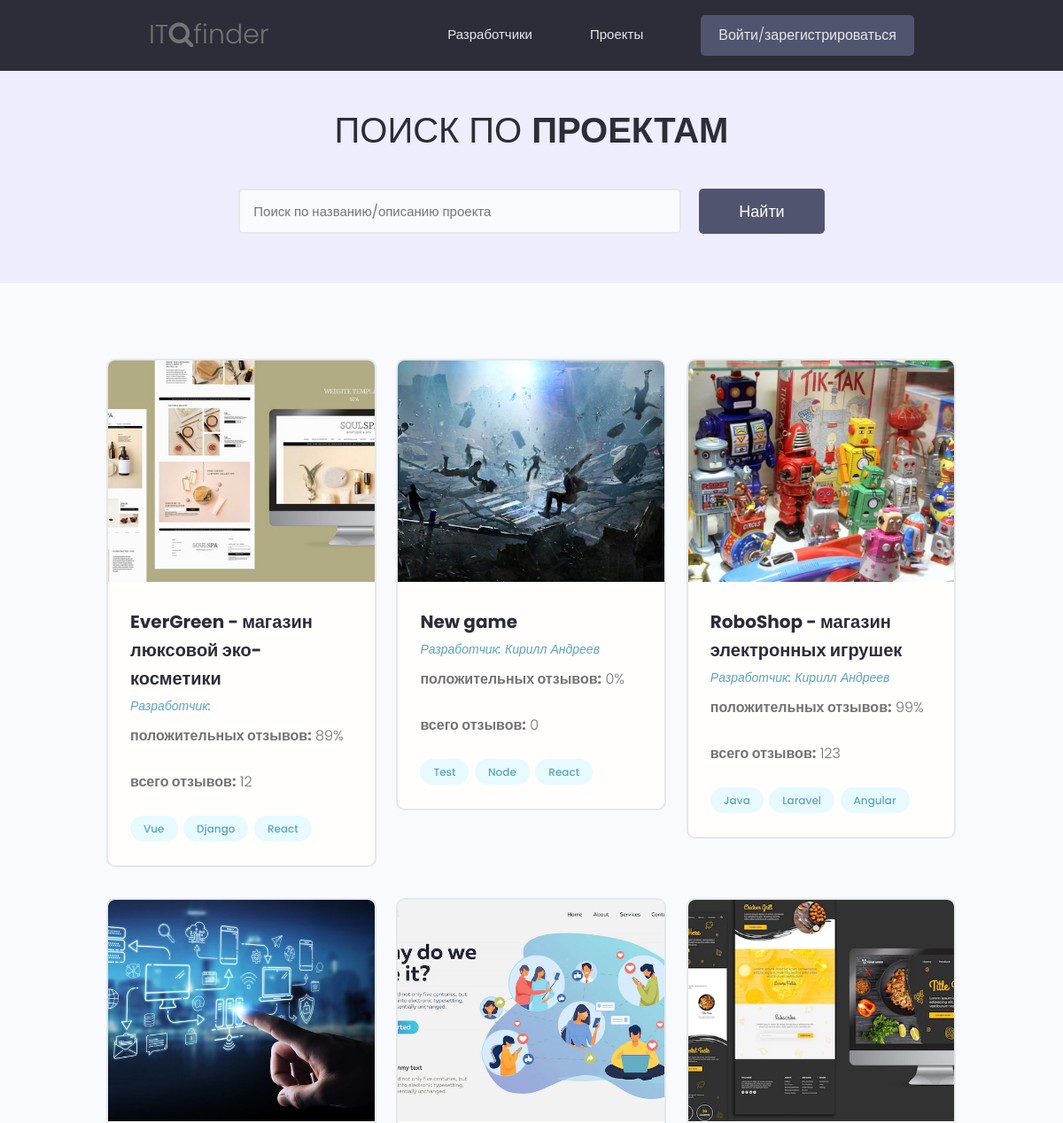
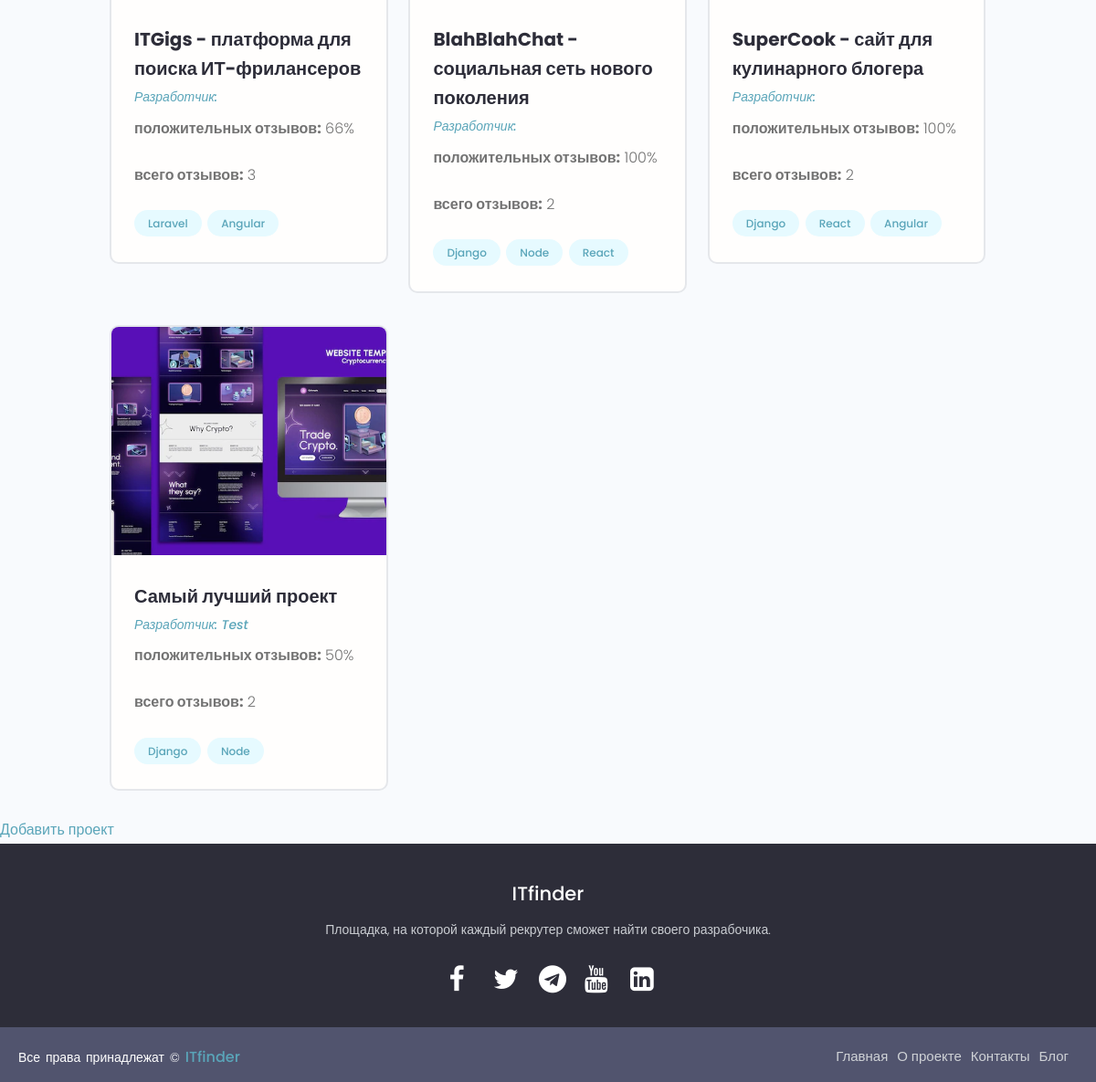
/projects/, run on the app's committed database (2 pictures, top to bottom).
### projects/models.py (models this page shows, shortened)
class Project(models.Model):
    title = models.CharField(max_length=100)
    owner = models.ForeignKey(Profile, null=True, blank=True, on_delete=models.CASCADE)
    slug = models.SlugField()
    image = models.ImageField(null=True, blank=True, default="project_images/default.jpg", upload_to='project_images')
    description = models.TextField(null=True, blank=True)
    tags = models.ManyToManyField(Tag, blank=True)
    total_votes = models.IntegerField(default=0, null=True, blank=True)
    votes_ratio = models.IntegerField(default=0, null=True, blank=True)
    demo_link = models.CharField(max_length=500, null=True, blank=True)
    source_link = models.CharField(max_length=500, null=True, blank=True)
    created = models.DateTimeField(auto_now_add=True)
    id = models.UUIDField(default=uuid.uuid4, unique=True, primary_key=True, editable=False)

class Tag(models.Model):
    name = models.CharField(max_length=100)
    slug = models.SlugField()
    created = models.DateTimeField(auto_now_add=True)
    id = models.UUIDField(default=uuid.uuid4, unique=True, primary_key=True, editable=False)
    def __str__(self):
        return self.name

### users/models.py (models this page shows, shortened)
class Profile(models.Model):
    user = models.OneToOneField(
        User, on_delete=models.CASCADE, null=True, blank=True)
    name = models.CharField(max_length=50, blank=True, null=True)
    email = models.EmailField(max_length=50, blank=True, null=True)
    username = models.CharField(max_length=50, blank=True, null=True)
    city = models.CharField(max_length=50, blank=True, null=True)
    intro = models.CharField(max_length=200, blank=True, null=True)
    bio = models.TextField(blank=True, null=True)
    image = models.ImageField(
        null=True, blank=True, upload_to='profile_images', default="profile_images/default.jpg")
    skills = models.ManyToManyField(Skill, blank=True)
    github = models.CharField(max_length=100, blank=True, null=True)
    twitter = models.CharField(max_length=100, blank=True, null=True)
    linkedin = models.CharField(max_length=100, blank=True, null=True)
    youtube = models.CharField(max_length=100, blank=True, null=True)
    website = models.CharField(max_length=100, blank=True, null=True)
    created = models.DateTimeField(auto_now_add=True)
    id = models.UUIDField(default=uuid.uuid4, unique=True,
                          primary_key=True, editable=False)
    class Meta:
        ordering = ['created']

### projects/views.py (the view)
# urls.py: path('projects/', include('projects.urls')),
def projects(request):
	projects, search_query = searchProjects(request)
	custom_range, projects = paginateProjects(request, projects, 10)
	context = {'projects': projects, }
	return render(request, 'projects/projects.html', context)

### projects/utils.py (called while the page is built)
def paginateProjects(request, projects, results):
    page = request.GET.get('page')
    paginator = Paginator(projects, results)
    try:
        projects = paginator.page(page)
    except PageNotAnInteger:
        page = 1
        projects = paginator.page(page)
    except EmptyPage:
        page = paginator.num_pages
        projects = paginator.page(page)
    leftIndex = (int(page) - 4)
    if leftIndex < 1:
        leftIndex = 1
    rightIndex = (int(page) + 5)
    if rightIndex > paginator.num_pages:
        rightIndex = paginator.num_pages + 1
    custom_range = range(leftIndex, rightIndex)
    return custom_range, projects

def searchProjects(request):
    search_query = ''
    if request.GET.get('search_query'):
        search_query = request.GET.get('search_query')
    tags = Tag.objects.filter(name__icontains=search_query)
    projects = Project.objects.distinct().filter(
        Q(title__icontains=search_query) |
        Q(description__icontains=search_query) |
        Q(owner__name__icontains=search_query) |
        Q(tags__in=tags)
    )
    return projects, search_query

### projects/templates/projects/projects.html (shortened to what this page needs)
{% extends 'base.html' %}
{% block content %}
<main class="projects">
    <section class="hero-section text-center">
        <div class="container container--narrow">
            <div class="hero-section__box">
                <h2>Поиск по <span>проектам</span></h2>
            </div>
            <div class="hero-section__search">
                <form id='searchForm' class="form" action="{% url 'projects' %}" method="get">
                    <div class="form__field">
                        <input class="input input--text" id="formInput#search" type="text" name="search_query"
                            placeholder="Поиск по названию/описанию проекта" value="{{ search_query }}" />
                    </div>
                    <input class="btn btn--sub btn--lg" type="submit" value="Найти" />
                </form>
            </div>
        </div>
    </section>
    <section class="projectsList">
        <div class="container">
            <div class="grid grid--three">
                {% for project in projects %}
                <div class="column">
                    <div class="card project">
                        <a href="{% url 'project' project.slug %}" class="project">
                            {%  if project.image %}
                            <img class="project__thumbnail" src="{{ project.image.url }}" alt="project thumbnail" />
                            {%  endif %}
                            <div class="card__body">
                                <h3 class="project__title">{{ project.title }}</h3>
                                <p><a class="project__author" href="#">Разработчик:
                                        {{ project.owner.name }}</a>
                                </p>
                                <p class="project--rating">
                                    <span style="font-weight: bold;">положительных отзывов:</span>  {{ project.votes_ratio }}%
                                </p>
                                 <p class="project--rating">
                                    <span style="font-weight: bold;">всего отзывов:</span> {{ project.total_votes }}
                                </p>
                                <div class="project__tags">
                                <div class="project__tags">
                                    {% for tag in project.tags.all %}
                                    <a href="{% url 'tag' tag.slug %}" class="tag tag--pill tag--main">{{tag}}</a>
                                    {% endfor %}
                                </div>
                                </div>
                            </div>
                        </a>
                    </div>
                </div>
                {% endfor %}
            </div>
        </div>
    </section>
   <strong><a href="{% url 'create-project' %}">Добавить проект</a></strong>
</main>
{% endblock %}

### projects/templates/base.html (shortened to what this page needs)
<!DOCTYPE html>
{% load static %}
<html>
<head>
    <link rel="stylesheet" href="https://cdn.iconmonstr.com/1.3.0/css/iconmonstr-iconic-font.min.css" />
    <link rel="stylesheet" href="{% static 'uikit/styles/uikit.css' %}" />
    <link rel="stylesheet" href="https://stackpath.bootstrapcdn.com/font-awesome/4.7.0/css/font-awesome.min.css">
   <link rel="stylesheet" href="{% static 'styles/main.css' %}" />
</head>
<body>
    {% include 'navbar.html' %}
    {% block content %}
    {% endblock content %}
    <div>
    <footer class="site-footer">
        <div class="footer-content">
            <h3>ITfinder</h3>
            <p>Площадка, на которой каждый рекрутер сможет найти своего разрабочика.</p>
            <ul class="socials">
                <li><a href="#"><i class="fa fa-facebook"></i></a></li>
                <li><a href="#"><i class="fa fa-twitter"></i></a></li>
                <li><a href="#"><i class="fa fa-telegram"></i></a></li>
                <li><a href="#"><i class="fa fa-youtube"></i></a></li>
                <li><a href="#"><i class="fa fa-linkedin-square"></i></a></li>
            </ul>
        </div>
        <div class="footer-bottom">
            <p>Все права принадлежат &copy; <a href="#">ITfinder</a>  </p>
                    <div class="footer-menu">
                      <ul class="f-menu">
                        <li><a href="">Главная</a></li>
                        <li><a href="">О проекте</a></li>
                        <li><a href="">Контакты</a></li>
                        <li><a href="">Блог</a></li>
                      </ul>
                    </div>
        </div>
    </footer>
</body>
</html>

### projects/templates/navbar.html (shortened to what this page needs)
{% load static %}
<header class="header">
    <div class="container container--narrow">
        <a href="{% url 'profiles' %}"><span class="header__logo">IT<i class="fa fa-search"></i>finder</span></a>
        <nav class="header__nav">
            <ul class="header__menu">
                <li class="header__menuItem"><a href="{% url 'profiles' %}">Разработчики</a></li>
                <li class="header__menuItem"><a href="{% url 'projects' %}">Проекты</a></li>
                {% if request.user.is_authenticated %}
                <li class="header__menuItem"><a href="{% url 'inbox' %}">Сообщения</a></li>
                <li class="header__menuItem"><a href="{% url 'account' %}">Мой аккаунт</a></li>
                <li class="header__menuItem"><a href="{% url 'logout' %}" class="btn btn--sub">Выйти</a></li>
                {% else %}
                <li class="header__menuItem"><a href="{% url 'login' %}" class="btn btn--sub">Войти/зарегистрироваться</a></li>
                {% endif %}
            </ul>
        </nav>
    </div>
</header>

### projects/static/styles/main.css (style rules this page uses)
* { margin: 0; padding: 0; box-sizing: border-box; }
.site-footer { bottom: 0; left: 0; right: 0; background: #2d2d39; height: auto; width: 100vw; padding-top: 40px; color: #fff; }
.footer-content { display: flex; align-items: center; justify-content: center; flex-direction: column; text-align: center; }
.footer-content h3 { font-size: 2.1rem; font-weight: 500; line-height: 3rem; }
.footer-content p { max-width: 500px; margin: 10px auto; line-height: 28px; font-size: 14px; color: #cacdd2; }
.socials { list-style: none; display: flex; align-items: center; justify-content: center; margin: 1rem 0 3rem 0; }
.socials li { margin: 0 10px; }
.socials a { text-decoration: none; color: #fff; padding: 5px; }
.socials a i { font-size: 3rem; width: 20px; transition: color .4s ease; }
.footer-bottom { background-color: var(--color-sub-light); width: 100vw; padding: 20px; padding-bottom: 40px; text-align: center; }
.footer-bottom p { color:#fff; float: left; font-size: 14px; word-spacing: 2px; }
.footer-bottom p a { color:#5aa5b9; font-size: 16px; text-decoration: none; }
.footer-menu { float: right; }
.footer-menu ul { display: flex; }
.footer-menu ul li { padding-right: 10px; display: block; }
.footer-menu ul li a { color: #cfd2d6; text-decoration: none; }
:root { --color-sub: #2d2d39; }
.btn--sub { background-color: var(--color-sub-light); }
.card { border: 2px solid var(--color-light); }
img { width: 100%; }
.header { position: sticky; z-index: 111; background-color: var(--color-sub); padding: 1.5rem 0; }
.header > .container { display: flex; justify-content: space-between; align-items: center; }
.header__logo { font-size: 3rem; font-weight: 300; }
.header__nav > ul { display: inline-flex; align-items: center; list-style: none; gap: 6.5rem; }
.header__menuItem > a { color: var(--color-light); font-weight: 300; }
.hero-section { height: 40vh; display: flex; align-items: center; background-color: var(--color-sub); }
.hero-section__box { margin-bottom: 4rem; }
.hero-section__box > h2, .hero-section__box > h2 > span { font-size: 4rem; color: var(--color-light); line-height: 1.3; text-transform: uppercase; }
.hero-section__box > h2 { font-weight: 300; }
.hero-section__box > h2 > span { font-weight: 700; }
.hero-section__search > .form { display: flex; align-items: center; justify-content: center; gap: 2rem; }
.hero-section__search > .form input.input--text { width: 50rem; }
.project__author { font-size: 1.4rem; font-style: italic; }
.project--rating { margin-bottom: 1.6em; margin-top: .5em; }
.projects > .hero-section { background: var(--color-sub-lighter); height: 30vh; }
.projects .hero-section__box { margin-bottom: 2.5rem; }
.projects .hero-section__box > h2 { color: var(--color-sub); }
.projects .hero-section__box > h2 > span { font-weight: 700; color: var(--color-sub); }
.projectsList { margin-top: 8rem; }
.project__thumbnail { height: 25rem; object-fit: cover; object-position: top center; }
.project__title { font-size: 2rem; font-weight: 700; color: var(--color-sub); }

### projects/static/uikit/styles/modules/_variables.css (style rules this page uses)
:root { --color-main: #5aa5b9; --color-main-light: #e6faff; --color-sub: #3f4156; --color-sub-light: #51546e; --color-sub-lighter: #ededfd; --color-text: #737373; --color-gray: #8b8b8b; --color-light: #e5e7eb; --color-light-gray: #767676; --color-bg: #f8fafd; --color-white: #fffefd; --color-white-light: #f3f3f3; --color-success: #359e64; --color-success-bg: #def8e8; --color-error: #fc4b0b; --color-error-bg: #fff2ee; --font-base: 'Poppins', arial, helvetica, 'Segoe UI', roboto, ubuntu, sans-serif; --font-monospace: 'Fira Code', 'Courier New', courier, monospace; --font-regular: 300; --font-medium: 500; --font-bold: 700; --generic-shadow: 1px 1px 5px #00000010; --generic-transition: all 0.3s ease-in-out; }

### projects/static/uikit/styles/modules/_base.css (style rules this page uses)
* { margin: 0; padding: 0; box-sizing: border-box; text-rendering: optimizeLegibility; color: inherit; font-size: inherit; }
html { font-size: 50%; }
@media only screen and (min-width: 480px) { html { font-size: 56.25%; } }
@media only screen and (min-width: 1200px) { html { font-size: 62.5%; } }
body { line-height: 1.6; font-weight: 400; font-size: 1.5rem; color: var(--color-text); background-color: var(--color-bg); min-height: 100vh; }

### projects/static/uikit/styles/modules/_card.css (style rules this page uses)
.card { border-radius: 1rem; background-color: var(--color-white); border: 1.5px solid var(--color-light); width: auto; height: auto; margin-top: 0.5rem; margin-bottom: 0.5rem; overflow: hidden; }
.card__body, .card__header { padding: 2rem 2.5rem; }

### data on the page
Project: image (picture), title "EverGreen - магазин люксовой эко-косметики", votes_ratio "89", total_votes "12"
Tag: name "Vue"
Tag: name "Django"
Tag: name "React"
Project: image (picture), title "New game", owner.name "Кирилл Андреев", votes_ratio "0", total_votes "0"
Tag: name "Test"
Tag: name "Node"
Project: image (picture), title "RoboShop - магазин электронных игрушек", owner.name "Кирилл Андреев", votes_ratio "99", total_votes "123"
Tag: name "Java"
Tag: name "Laravel"
Tag: name "Angular"
Project: image (picture), title "ITGigs - платформа для поиска ИТ-фрилансеров", votes_ratio "66", total_votes "3"
Project: image (picture), title "BlahBlahChat - социальная сеть нового поколения", votes_ratio "100", total_votes "2"
Project: image (picture), title "SuperCook - сайт для кулинарного блогера", votes_ratio "100", total_votes "2"
Project: image (picture), title "Самый лучший проект", owner.name "Test", votes_ratio "50", total_votes "2"
